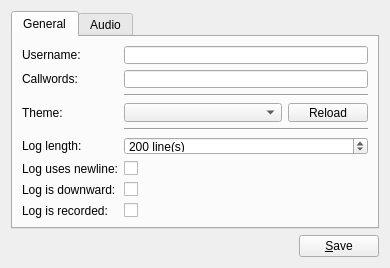
<?xml version="1.0" encoding="UTF-8"?>
<ui version="4.0">
 <class>Form</class>
 <widget class="QWidget" name="Form">
  <property name="geometry">
   <rect>
    <x>0</x>
    <y>0</y>
    <width>390</width>
    <height>268</height>
   </rect>
  </property>
  <property name="sizePolicy">
   <sizepolicy hsizetype="Expanding" vsizetype="Expanding">
    <horstretch>0</horstretch>
    <verstretch>0</verstretch>
   </sizepolicy>
  </property>
  <property name="minimumSize">
   <size>
    <width>390</width>
    <height>268</height>
   </size>
  </property>
  <property name="windowTitle">
   <string>Form</string>
  </property>
  <layout class="QVBoxLayout" name="verticalLayout">
   <item>
    <widget class="QTabWidget" name="tab_widget">
     <property name="currentIndex">
      <number>0</number>
     </property>
     <widget class="QWidget" name="tab">
      <attribute name="title">
       <string>General</string>
      </attribute>
      <layout class="QFormLayout" name="formLayout">
       <property name="labelAlignment">
        <set>Qt::AlignLeading|Qt::AlignLeft|Qt::AlignTop</set>
       </property>
       <item row="0" column="0">
        <widget class="QLabel" name="username_label">
         <property name="text">
          <string>Username:</string>
         </property>
        </widget>
       </item>
       <item row="0" column="1">
        <widget class="QLineEdit" name="username"/>
       </item>
       <item row="1" column="0">
        <widget class="QLabel" name="callwords_label">
         <property name="text">
          <string>Callwords:</string>
         </property>
        </widget>
       </item>
       <item row="1" column="1">
        <widget class="QLineEdit" name="callwords"/>
       </item>
       <item row="2" column="1">
        <widget class="Line" name="line">
         <property name="orientation">
          <enum>Qt::Horizontal</enum>
         </property>
        </widget>
       </item>
       <item row="3" column="0">
        <widget class="QLabel" name="theme_label">
         <property name="text">
          <string>Theme:</string>
         </property>
        </widget>
       </item>
       <item row="3" column="1">
        <widget class="QWidget" name="widget" native="true">
         <property name="sizePolicy">
          <sizepolicy hsizetype="Preferred" vsizetype="Maximum">
           <horstretch>0</horstretch>
           <verstretch>0</verstretch>
          </sizepolicy>
         </property>
         <layout class="QHBoxLayout" name="horizontalLayout_3">
          <property name="leftMargin">
           <number>0</number>
          </property>
          <property name="topMargin">
           <number>0</number>
          </property>
          <property name="rightMargin">
           <number>0</number>
          </property>
          <property name="bottomMargin">
           <number>0</number>
          </property>
          <item>
           <widget class="QComboBox" name="theme"/>
          </item>
          <item>
           <widget class="QPushButton" name="theme_reload">
            <property name="sizePolicy">
             <sizepolicy hsizetype="Maximum" vsizetype="Fixed">
              <horstretch>0</horstretch>
              <verstretch>0</verstretch>
             </sizepolicy>
            </property>
            <property name="text">
             <string>Reload</string>
            </property>
           </widget>
          </item>
         </layout>
        </widget>
       </item>
       <item row="4" column="1">
        <widget class="Line" name="line_3">
         <property name="orientation">
          <enum>Qt::Horizontal</enum>
         </property>
        </widget>
       </item>
       <item row="5" column="0">
        <widget class="QLabel" name="log_length_label">
         <property name="text">
          <string>Log length:</string>
         </property>
        </widget>
       </item>
       <item row="5" column="1">
        <widget class="QSpinBox" name="log_length">
         <property name="suffix">
          <string> line(s)</string>
         </property>
         <property name="minimum">
          <number>0</number>
         </property>
         <property name="maximum">
          <number>10000</number>
         </property>
         <property name="value">
          <number>200</number>
         </property>
        </widget>
       </item>
       <item row="6" column="0">
        <widget class="QLabel" name="log_newline_label">
         <property name="text">
          <string>Log uses newline:</string>
         </property>
        </widget>
       </item>
       <item row="6" column="1">
        <widget class="QCheckBox" name="log_newline">
         <property name="sizePolicy">
          <sizepolicy hsizetype="Minimum" vsizetype="Minimum">
           <horstretch>0</horstretch>
           <verstretch>0</verstretch>
          </sizepolicy>
         </property>
        </widget>
       </item>
       <item row="7" column="0">
        <widget class="QLabel" name="log_downward_label">
         <property name="text">
          <string>Log is downward:</string>
         </property>
        </widget>
       </item>
       <item row="7" column="1">
        <widget class="QCheckBox" name="log_downward">
         <property name="sizePolicy">
          <sizepolicy hsizetype="Minimum" vsizetype="Minimum">
           <horstretch>0</horstretch>
           <verstretch>0</verstretch>
          </sizepolicy>
         </property>
        </widget>
       </item>
       <item row="8" column="0">
        <widget class="QLabel" name="log_recording_label">
         <property name="text">
          <string>Log is recorded:</string>
         </property>
        </widget>
       </item>
       <item row="8" column="1">
        <widget class="QCheckBox" name="log_recording">
         <property name="sizePolicy">
          <sizepolicy hsizetype="Minimum" vsizetype="Minimum">
           <horstretch>0</horstretch>
           <verstretch>0</verstretch>
          </sizepolicy>
         </property>
        </widget>
       </item>
      </layout>
     </widget>
     <widget class="QWidget" name="tab_2">
      <attribute name="title">
       <string>Audio</string>
      </attribute>
      <layout class="QFormLayout" name="formLayout_2">
       <item row="0" column="0">
        <widget class="QLabel" name="music_label">
         <property name="text">
          <string>Music:</string>
         </property>
        </widget>
       </item>
       <item row="0" column="1">
        <layout class="QHBoxLayout" name="horizontalLayout">
         <item>
          <widget class="QSlider" name="music">
           <property name="sizePolicy">
            <sizepolicy hsizetype="Expanding" vsizetype="Preferred">
             <horstretch>0</horstretch>
             <verstretch>0</verstretch>
            </sizepolicy>
           </property>
           <property name="maximum">
            <number>100</number>
           </property>
           <property name="orientation">
            <enum>Qt::Horizontal</enum>
           </property>
          </widget>
         </item>
         <item>
          <widget class="QLabel" name="music_value">
           <property name="minimumSize">
            <size>
             <width>40</width>
             <height>0</height>
            </size>
           </property>
           <property name="sizeIncrement">
            <size>
             <width>40</width>
             <height>0</height>
            </size>
           </property>
           <property name="text">
            <string>0%</string>
           </property>
           <property name="alignment">
            <set>Qt::AlignRight|Qt::AlignTrailing|Qt::AlignVCenter</set>
           </property>
          </widget>
         </item>
        </layout>
       </item>
       <item row="1" column="0">
        <widget class="QLabel" name="effects_label">
         <property name="text">
          <string>Effects:</string>
         </property>
        </widget>
       </item>
       <item row="1" column="1">
        <layout class="QHBoxLayout" name="horizontalLayout_2">
         <item>
          <widget class="QSlider" name="effects">
           <property name="sizePolicy">
            <sizepolicy hsizetype="Expanding" vsizetype="Preferred">
             <horstretch>0</horstretch>
             <verstretch>0</verstretch>
            </sizepolicy>
           </property>
           <property name="maximum">
            <number>100</number>
           </property>
           <property name="orientation">
            <enum>Qt::Horizontal</enum>
           </property>
          </widget>
         </item>
         <item>
          <widget class="QLabel" name="effects_value">
           <property name="minimumSize">
            <size>
             <width>40</width>
             <height>0</height>
            </size>
           </property>
           <property name="text">
            <string>0%</string>
           </property>
           <property name="alignment">
            <set>Qt::AlignRight|Qt::AlignTrailing|Qt::AlignVCenter</set>
           </property>
          </widget>
         </item>
        </layout>
       </item>
       <item row="2" column="0">
        <widget class="QLabel" name="blips_label">
         <property name="text">
          <string>Blips:</string>
         </property>
        </widget>
       </item>
       <item row="2" column="1">
        <layout class="QHBoxLayout" name="horizontalLayout_4">
         <item>
          <widget class="QSlider" name="blips">
           <property name="sizePolicy">
            <sizepolicy hsizetype="Expanding" vsizetype="Preferred">
             <horstretch>0</horstretch>
             <verstretch>0</verstretch>
            </sizepolicy>
           </property>
           <property name="maximum">
            <number>100</number>
           </property>
           <property name="orientation">
            <enum>Qt::Horizontal</enum>
           </property>
          </widget>
         </item>
         <item>
          <widget class="QLabel" name="blips_value">
           <property name="minimumSize">
            <size>
             <width>40</width>
             <height>0</height>
            </size>
           </property>
           <property name="text">
            <string>0%</string>
           </property>
           <property name="alignment">
            <set>Qt::AlignRight|Qt::AlignTrailing|Qt::AlignVCenter</set>
           </property>
          </widget>
         </item>
        </layout>
       </item>
       <item row="3" column="0">
        <widget class="QLabel" name="blip_rate_label">
         <property name="text">
          <string>Blip rate:</string>
         </property>
        </widget>
       </item>
       <item row="3" column="1">
        <widget class="QSpinBox" name="blip_rate">
         <property name="minimum">
          <number>1</number>
         </property>
         <property name="maximum">
          <number>1000000000</number>
         </property>
         <property name="value">
          <number>1000000000</number>
         </property>
        </widget>
       </item>
       <item row="4" column="0">
        <widget class="QLabel" name="blank_blips_label">
         <property name="text">
          <string>Blank blips:</string>
         </property>
        </widget>
       </item>
       <item row="4" column="1">
        <widget class="QCheckBox" name="blank_blips">
         <property name="sizePolicy">
          <sizepolicy hsizetype="Minimum" vsizetype="Minimum">
           <horstretch>0</horstretch>
           <verstretch>0</verstretch>
          </sizepolicy>
         </property>
        </widget>
       </item>
      </layout>
     </widget>
    </widget>
   </item>
   <item>
    <layout class="QHBoxLayout" name="horizontalLayout_5">
     <item>
      <spacer name="horizontalSpacer">
       <property name="orientation">
        <enum>Qt::Horizontal</enum>
       </property>
       <property name="sizeHint" stdset="0">
        <size>
         <width>40</width>
         <height>20</height>
        </size>
       </property>
      </spacer>
     </item>
     <item>
      <widget class="QPushButton" name="save">
       <property name="text">
        <string>&amp;Save</string>
       </property>
      </widget>
     </item>
    </layout>
   </item>
  </layout>
 </widget>
 <resources/>
 <connections/>
</ui>
